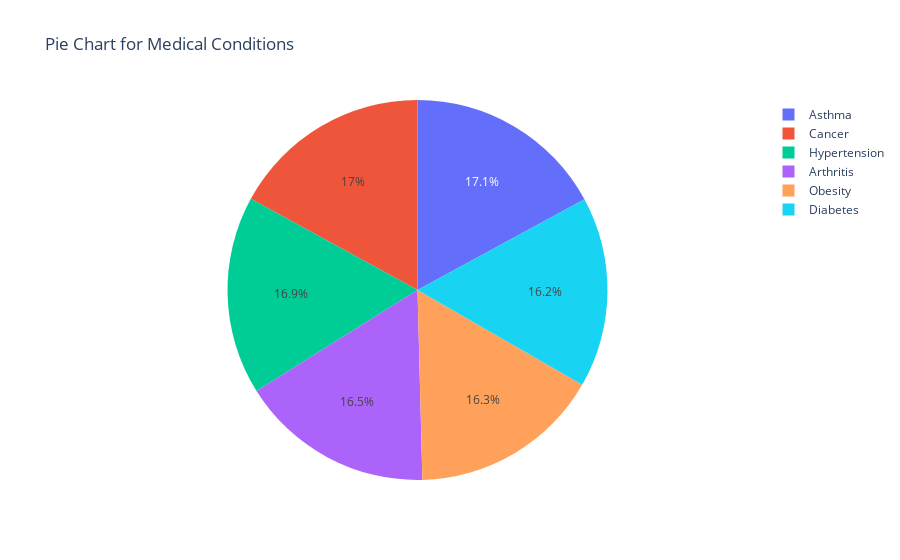

Source (notebook cell):
### Markdown cell above
#### Chart - 2

### Code cell
# Chart - 2 visualization code
fig = px.pie(ds, names='Medical Condition', title='Pie Chart for Medical Conditions')
fig.show()

### Figure 1 — Plotly figure (JSON) as saved in the notebook; plotly's stock layout.template omitted (floating-point values rounded to 4 significant figures; data arrays with more than 128 entries replaced by an {"elided": "..."} marker saying what was removed)
{"data": [{"domain": {"x": [0, 1], "y": [0, 1]}, "hovertemplate": "Medical Condition=%{label}<extra></extra>", "labels": {"elided": "10000 str values"}, "legendgroup": "", "name": "", "showlegend": true, "type": "pie"}], "layout": {"legend": {"tracegroupgap": 0}, "title": {"text": "Pie Chart for Medical Conditions"}}}
